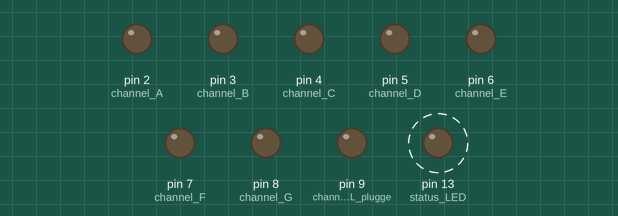
Simulated run of this sketch. Board: Arduino Uno, built with avr-gcc and run on an emulated ATmega328P. Shown: output pins drawn as LEDs (lit = HIGH). Dashed ring = blinking.

Above: at 0.5 s.
Timing chart, 0 to 4.6 s (numbered marks = the images above):
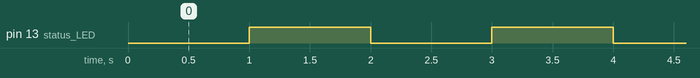

The sketch:

el_sequencer.ino
```cpp
/* Sketch for item 80
 *
 * Based on serial data, this will use the EL Sequencer to
 * serve as the GUI for a rhythm game.
 */

void setup() {
  // The EL channels are on pins 2 through 9
  // Initialize the pins as outputs
  pinMode(2, OUTPUT);  // channel A
  pinMode(3, OUTPUT);  // channel B
  pinMode(4, OUTPUT);  // channel C
  pinMode(5, OUTPUT);  // channel D
  pinMode(6, OUTPUT);  // channel E
  pinMode(7, OUTPUT);  // channel F
  pinMode(8, OUTPUT);  // channel G
  pinMode(9, OUTPUT);  // channel H -- no EL plugged in

  pinMode(13, OUTPUT); // status LED ("LED_BUILTIN")
}

void loop()
{
  unsigned long waitTime = 5 * 1000;
//  twoAtATime(waitTime);
  int i;
  for (i=0; i+=5; i++) {
    digitalWrite(LED_BUILTIN, LOW);
    delay(1000);
    digitalWrite(LED_BUILTIN, HIGH);
    delay(1000);
  }
}

void twoAtATime(unsigned long waitTime)
{
  int x;  // pin number

  for (x=2; x<8; x+=2)
  {
    digitalWrite(x, HIGH);
    digitalWrite(x+1, HIGH);
    digitalWrite(LED_BUILTIN, HIGH);
    delay(waitTime);
    digitalWrite(x, LOW);
    digitalWrite(x+1, LOW);
    digitalWrite(LED_BUILTIN, LOW);
  }
}
```

Measured:
- by itself, pin 13 (status_LED): alternates HIGH for 1.0 s and LOW for 1.0 s
